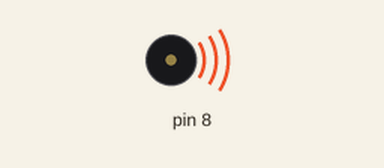
Simulated run of this sketch. Board: Arduino Uno, built with avr-gcc and run on an emulated ATmega328P. Shown: buzzer (waves = sounding).

Above: at 0.1 s.
At 87.2 s:
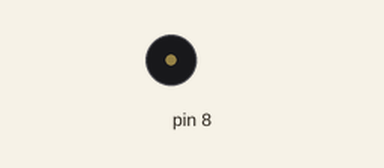
Timing chart, 0 to 88.7 s (numbered marks = the images above):
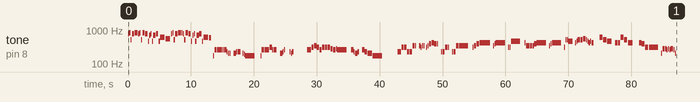

The sketch:

22_frozen.ino
```cpp
#include "pitches.h"

#define NO_SOUND 0

int melody[] = {
  NOTE_G5,NOTE_GS5,NOTE_C5,NOTE_G5,NOTE_GS5,
  NOTE_G5,NOTE_GS5,NOTE_C5,NOTE_GS5,NOTE_G5,NOTE_AS4,
  NOTE_F5,NOTE_G5,NOTE_AS4,NOTE_F5,NOTE_G5,NOTE_AS4,
  NOTE_DS5,NOTE_CS5,

  NOTE_G5,NOTE_GS5,NOTE_C5,NOTE_G5,NOTE_GS5,
  NOTE_GS5,NOTE_G5,NOTE_C5,NOTE_GS5,NOTE_G5,NOTE_AS4,
  NOTE_F5,NOTE_G5,NOTE_AS4,NOTE_F5,NOTE_G5,NOTE_AS4,
  NOTE_DS5,NOTE_D5,NO_SOUND,NOTE_F3,

  NOTE_C4,NOTE_C4,NOTE_C4,NOTE_C4,NOTE_C4,
  NOTE_C4,NOTE_AS3,NOTE_GS3,NOTE_GS3,NO_SOUND,NOTE_GS3,NOTE_GS3,
  NOTE_AS3,NOTE_AS3,NO_SOUND,NOTE_GS3,NOTE_G3,NOTE_F3,
  NO_SOUND,NO_SOUND,NOTE_F3,

  NOTE_C4,NOTE_C4,NOTE_C4,NOTE_C4,NOTE_DS4,NOTE_DS4,
  NOTE_C4,NOTE_C4,NO_SOUND,NOTE_GS3,NOTE_GS3,
  NOTE_AS3,NOTE_C4,NO_SOUND,NO_SOUND,NOTE_AS3,NOTE_GS3,NOTE_AS3,
  NO_SOUND,

  NO_SOUND,NOTE_C4,NOTE_C4,NOTE_DS4,NOTE_F4,
  NOTE_DS4,NOTE_C4,NOTE_DS4,NOTE_DS4,
  NOTE_DS4,NOTE_CS4,NOTE_C4,NOTE_CS4,
  NOTE_C4,

  NO_SOUND,NOTE_C4,NOTE_C4,NOTE_AS3,NOTE_GS3,NOTE_AS3,
  NO_SOUND,NOTE_C4,NOTE_C4,NOTE_AS3,NOTE_GS3,
  NOTE_F3,
  NO_SOUND,

  NO_SOUND,NOTE_AS3,NOTE_AS3,NOTE_DS4,NOTE_DS4,
  NOTE_AS3,NOTE_AS3,NOTE_F4,NOTE_F4,
  NO_SOUND,NOTE_F4,NOTE_DS4,NOTE_F4,NOTE_F4,NO_SOUND,NOTE_DS4,
  NOTE_F4,NOTE_G4,NOTE_GS4,NOTE_G4,NOTE_G4,

  NO_SOUND,NOTE_AS3,NOTE_AS3,NOTE_DS4,NOTE_DS4,
  NO_SOUND,NOTE_AS3,NOTE_AS3,NOTE_F4,NOTE_F4,
  NO_SOUND,NOTE_DS4,NOTE_F4,

  NOTE_G4,NOTE_GS4,NOTE_GS4,
  NO_SOUND,NOTE_F4,NOTE_G4,NOTE_GS4,
  NO_SOUND,NOTE_DS4,NOTE_DS4,NOTE_AS4,
  NO_SOUND,NOTE_GS4,NOTE_F4,

  NOTE_F4,NOTE_F4,NOTE_F4,NOTE_F4,NOTE_G4,NOTE_GS4,
  NO_SOUND,NOTE_F4,NOTE_G4,NOTE_GS4,
  NO_SOUND,NOTE_DS4,NOTE_C5,NOTE_C5,
  NOTE_AS4,NO_SOUND,NOTE_GS4,NOTE_AS4,NOTE_C5,

  NOTE_C5,NOTE_CS5,NOTE_C5,NOTE_AS4,NOTE_GS4,
  NOTE_AS4,NOTE_GS4,NO_SOUND,
  NOTE_DS5,NOTE_C5,NOTE_AS4,
  NO_SOUND,NOTE_GS4,NOTE_GS4,

  NOTE_DS5,NOTE_C5,NOTE_GS4,
  NO_SOUND,NO_SOUND,NOTE_GS4,NOTE_GS4,
  NOTE_G4,NOTE_DS4,NOTE_DS4,
  NO_SOUND,NOTE_GS3,

  NOTE_CS4,NOTE_CS4,NOTE_C4,NOTE_CS4,NOTE_C4,NOTE_CS4,NOTE_CS4,
  NOTE_C4,NOTE_GS3,NO_SOUND,

  NO_SOUND
  };

  int noteDurations[] = {

	8,8,8,4,3,
	8,8,8,4,4,8,
	8,8,8,4,4,8,
	2,2,

	8,8,8,4,3,
	8,8,8,4,4,8,
	8,8,8,4,4,8,
	2,4,8,8,

	4,4,4,8,8,
	8,8,8,8,4,8,8,
	8,3,8,8,8,1.75,
	4,8,8,

	8,8,8,3,8,8,
	8,3,4,8,8,
	8,8,4,8,8,8,8,
	1,

	4,8,4,4,4,
	4,4,4,4,
	4,4,4,8,
	1,

	4,8,8,8,4,8,
	4,8,8,4,2,
	1.5,
	1,

	4,8,4,4,4,
	4,4,4,8,
	4,8,8,8,8,8,8,
	8,4,4,4,8,

	4,8,4,4,8,
	4,8,4,4,1,
	4,8,4,

	4,8,1,
	8,8,8,1.75,
	8,8,8,1.75,
	4,8,8,

	8,8,4,8,4,1.75,
	8,8,8,1.75,
	8,8,8,8,
	2,8,8,8,4,

	4,4,8,8,8,
	8,4,2,
	3,3,2,
	4,4,4,

	3,3,2,
	4,4,8,8,
	3,3,1,
	8,8,

	4,8,8,8,8,8,8,
	8,8,8,

	3
  };

int pace = 1450;
void setup() {
  for (int Note = 0; Note < sizeof(melody) / sizeof(melody[0]); Note++) {
	int duration = pace / noteDurations[Note];
	tone(8, melody[Note], duration);

	delay(duration * 1.2);
  }
}

void loop() {}	
```

pitches.h
```cpp
/*************************************************
 * Public Constants
 *************************************************/

#define NOTE_B0  31
#define NOTE_C1  33
#define NOTE_CS1 35
#define NOTE_D1  37
#define NOTE_DS1 39
#define NOTE_E1  41
#define NOTE_F1  44
#define NOTE_FS1 46
#define NOTE_G1  49
#define NOTE_GS1 52
#define NOTE_A1  55
#define NOTE_AS1 58
#define NOTE_B1  62
#define NOTE_C2  65
#define NOTE_CS2 69
#define NOTE_D2  73
#define NOTE_DS2 78
#define NOTE_E2  82
#define NOTE_F2  87
#define NOTE_FS2 93
#define NOTE_G2  98
#define NOTE_GS2 104
#define NOTE_A2  110
#define NOTE_AS2 117
#define NOTE_B2  123
#define NOTE_C3  131
#define NOTE_CS3 139
#define NOTE_D3  147
#define NOTE_DS3 156
#define NOTE_E3  165
#define NOTE_F3  175
#define NOTE_FS3 185
#define NOTE_G3  196
#define NOTE_GS3 208
#define NOTE_A3  220
#define NOTE_AS3 233
#define NOTE_B3  247
#define NOTE_C4  262
#define NOTE_CS4 277
#define NOTE_D4  294
#define NOTE_DS4 311
#define NOTE_E4  330
#define NOTE_F4  349
#define NOTE_FS4 370
#define NOTE_G4  392
#define NOTE_GS4 415
#define NOTE_A4  440
#define NOTE_AS4 466
#define NOTE_B4  494
#define NOTE_C5  523
#define NOTE_CS5 554
#define NOTE_D5  587
#define NOTE_DS5 622
#define NOTE_E5  659
#define NOTE_F5  698
#define NOTE_FS5 740
#define NOTE_G5  784
#define NOTE_GS5 831
#define NOTE_A5  880
#define NOTE_AS5 932
#define NOTE_B5  988
#define NOTE_C6  1047
#define NOTE_CS6 1109
#define NOTE_D6  1175
#define NOTE_DS6 1245
#define NOTE_E6  1319
#define NOTE_F6  1397
#define NOTE_FS6 1480
#define NOTE_G6  1568
#define NOTE_GS6 1661
#define NOTE_A6  1760
#define NOTE_AS6 1865
#define NOTE_B6  1976
#define NOTE_C7  2093
#define NOTE_CS7 2217
#define NOTE_D7  2349
#define NOTE_DS7 2489
#define NOTE_E7  2637
#define NOTE_F7  2794
#define NOTE_FS7 2960
#define NOTE_G7  3136
#define NOTE_GS7 3322
#define NOTE_A7  3520
#define NOTE_AS7 3729
#define NOTE_B7  3951
#define NOTE_C8  4186
#define NOTE_CS8 4435
#define NOTE_D8  4699
#define NOTE_DS8 4978
 
```
